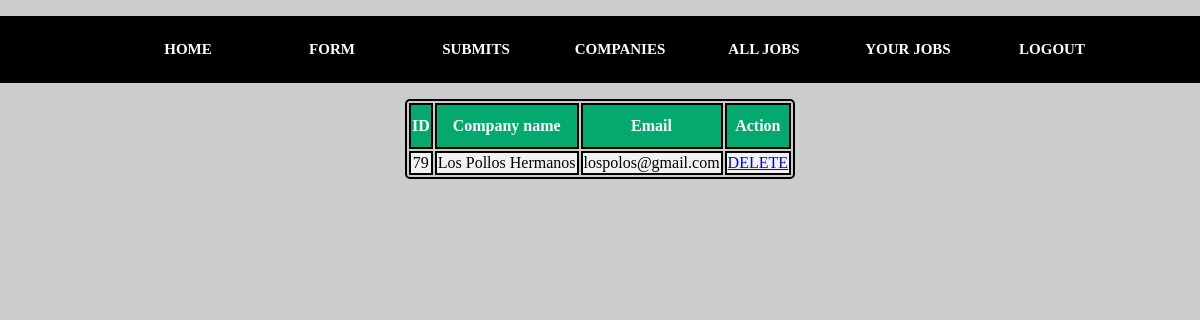
The page /view/userjob.php (signed in) on the database its author committed.
### tables this page shows
CREATE TABLE `job` (
  `id` int(5) NOT NULL,
  `names` varchar(100) NOT NULL,
  `email` varchar(100) NOT NULL,
  `website` varchar(100) NOT NULL,
  `comment` varchar(500) NOT NULL,
  `worktype` varchar(100) NOT NULL,
  `experience` varchar(100) NOT NULL,
  `salary` int(100) NOT NULL,
  `diploma` tinyint(1) NOT NULL,
  `userid` int(5) NOT NULL
);

### controller/jobController.php (called while the page is built, shortened)
<?php
    include(dirname(__DIR__).'/service/jobService.php');
    include_once(dirname(__DIR__).'/config.php');
	class jobController {
 		function __construct() {
			$this->config = new Config();
			$this->jobService =  new jobService($this->config);
		}
        public function findUserJobsFunct($userid) {
            return $this->jobService->findUserJobs($userid);
        }
    }
?>

### config.php (called while the page is built)
<?php
class Config  {
	function __construct() {
		$this->host = "localhost";
		$this->user  = "root";
		$this->pass = "";
		$this->db = "formtest";
	}
}
?>

### service/jobService.php (called while the page is built, shortened)
<?php
	class JobService {
		function __construct($conn) {
			$this->host = $conn->host;
			$this->user = $conn->user;
			$this->pass =  $conn->pass;
			$this->db = $conn->db;
		}
		public function open_db() {
			$this->connection = new mysqli($this->host, $this->user, $this->pass, $this->db);
		}
		public function findUserJobs($oneId) {
			try {
				$query =  $this->connection->prepare("SELECT id, names, email FROM job WHERE userid='$oneId'");
				$query->execute();
				$res = $query->get_result();
                return $res;
			}
			catch(Exception $e) {
				$this->close_db();
				throw $e;
			}
		}
	}
?>

### view/userjob.php (the view, shortened to what this page needs)
<!DOCTYPE HTML>
<html>
<head>
<link rel="stylesheet" href="../css/styles.css">
</head>
<?php
include_once 'nav.php';
?>
<div>
<?php
include(dirname(__DIR__).'\\controller\\jobController.php');
$jobController = new jobController();
$usid = htmlspecialchars($_SESSION["id"]);
$result = $jobController->findUserJobsFunct($usid);
if ($result->num_rows > 0) {
    echo "<table id='main'><tr><th>ID</th><th>Company name</th><th>Email</th><th>Action</th></tr>";
    while($row = $result->fetch_assoc()) {
       $act = $row["id"];
        echo "<tr><td>" . $row["id"]. "</td><td onclick= document.location='http://localhost/works/sec/view/details.php?actId=$act'>" . $row["names"]. "</td><td>" . $row["email"]. "</td><td><a href='http://localhost/works/sec/view/deletejob.php?hello=$act'>DELETE</a></td></tr>";
    }
    echo "</table>";
} else {
    echo "0 results";
}
?>
</div>
</body>
</html>

### css/styles.css (style rules this page uses)
table { border-radius: 5px; border-color: black; border: 2px solid black; }
table, th, td { border-color: black; border: 2px solid black; margin-left:auto; margin-right:auto; text-align: center; }
th { height: 40px; }
tr:nth-child(even) { background-color: #f2f2f2; }
th { background-color: #04AA6D; color: white; }
tr { text-align: center; margin-left:auto; margin-right:auto; }

### rows shown on the page
job: id "79", names "Los Pollos Hermanos", email "lospolos@gmail.com"
